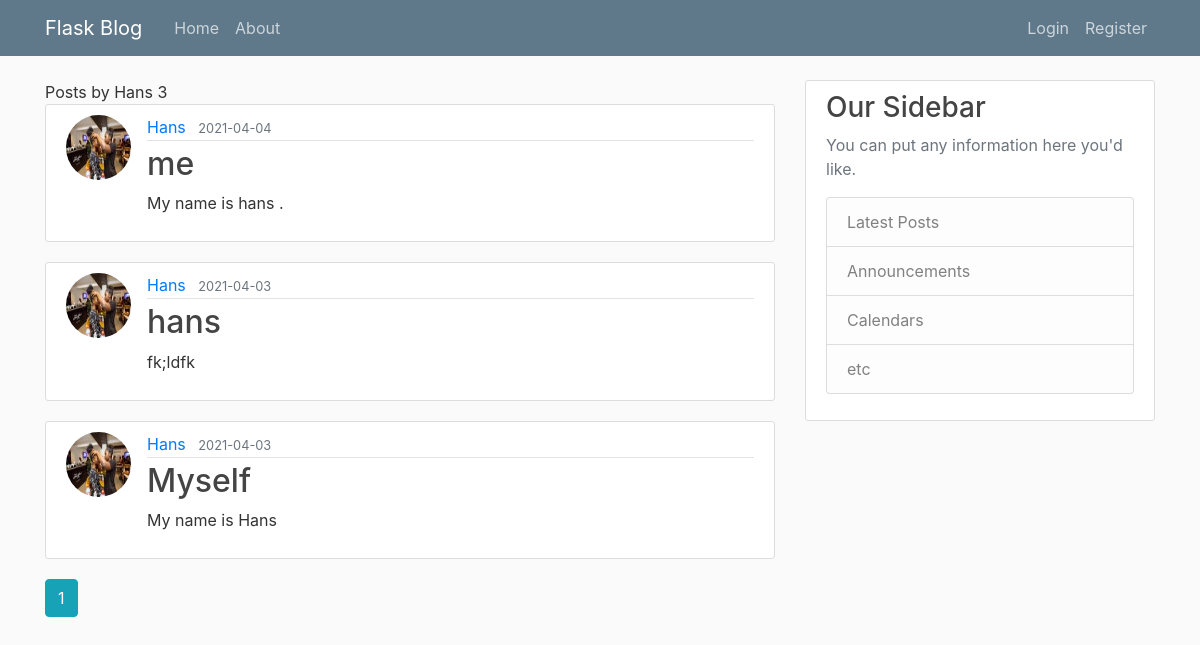
The app's page /user/Hans, older data.
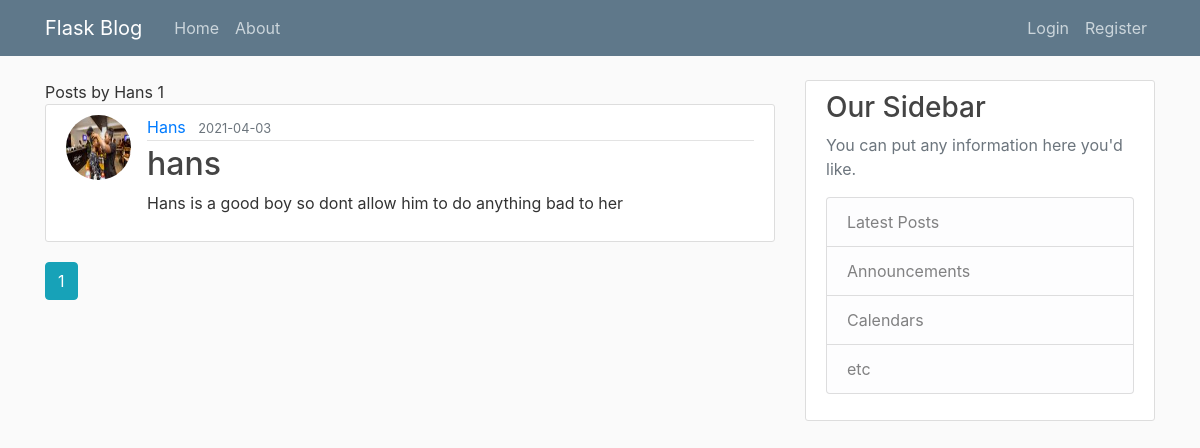
The same page, newer data.
### flaskblog/models.py (models this page shows, shortened)
class Post(db.Model):  #class Post to take care of the Post table
    id = db.Column(db.Integer, primary_key=True)
    title = db.Column(db.String(100), nullable=False)
    date_posted = db.Column(db.DateTime, nullable=False, default=datetime.utcnow)
    content = db.Column(db.Text, nullable=False)
    user_id = db.Column(db.Integer, db.ForeignKey('user.id'), nullable=False)

class User(db.Model,UserMixin):  #class  User to take care of the user table
    id = db.Column(db.Integer, primary_key=True)
    username = db.Column(db.String(20), unique=True, nullable=False)
    email = db.Column(db.String(120), unique=True, nullable=False)
    image_file = db.Column(db.String(20), nullable=False, default='default.jpg')
    password = db.Column(db.String(60), nullable=False)
    posts = db.relationship('Post', backref='author', lazy=True)

### flaskblog/routes.py (the view)
@app.route("/user/<string:username>")
def user_posts(username):
    page = request.args.get('page', 1, type=int)
    user = User.query.filter_by(username=username).first_or_404()
    posts = Post.query.filter_by(author=user)\
        .order_by(Post.date_posted.desc())\
        .paginate(page=page, per_page=5)
    return render_template('user_posts.html', posts=posts, user=user)

### flaskblog/templates/user_posts.html
{% extends "layout.html" %}
{% block content %}
    <Posts class = "mb-3">Posts by {{ user.username }} {{ posts.total }}</h1>
    {% for post in posts.items %}
        <article class="media content-section">
          <img class="rounded-circle article-img" src="{{ url_for('static', filename='profile_pics/' + post.author.image_file) }}">
          <div class="media-body">
            <div class="article-metadata">
              <a class="mr-2" href="{{ url_for('user_posts', username=post.author.username) }}">{{ post.author.username }}</a>
              <small class="text-muted">{{ post.date_posted.strftime('%Y-%m-%d') }}</small>
            </div>
            <h2><a class="article-title" href="{{ url_for('post', post_id=post.id) }}">{{ post.title }}</a></h2>
            <p class="article-content">{{ post.content }}</p>
          </div>
        </article>
    {% endfor %}
    {% for page_num in posts.iter_pages(left_edge=1, right_edge=1, left_current=1, right_current=2) %}
        {% if page_num %}
            {% if posts.page == page_num %}
                <a class="btn btn-info mb-4" href="{{ url_for('user_posts', username=user.username,page=page_num) }}">{{page_num}}</a>
            {% else %}
            <a class="btn btn-outline-info mb-4" href="{{ url_for('user_posts',username=user.username,page=page_num) }}">{{page_num}}</a>
            {% endif%}
        {% else %}
        ...
        {% endif%}
    {% endfor %}
{% endblock content %}

Row changes from the older to the newer data that the page shows:
no longer on this page (row edited): Post: image_file (picture), author.username "Hans", date_posted "2021-04-04", title "me", content "My name is hans ."
removed Post: image_file (picture), author.username "Hans", date_posted "2021-04-03", title "Myself", content "My name is Hans"
changed Post "hans": content "fk;ldfk" → "Hans is a good boy so dont allow him to do anything bad to her"
Text that changed along with them:
{{ posts.total }}: "3" → "1"
